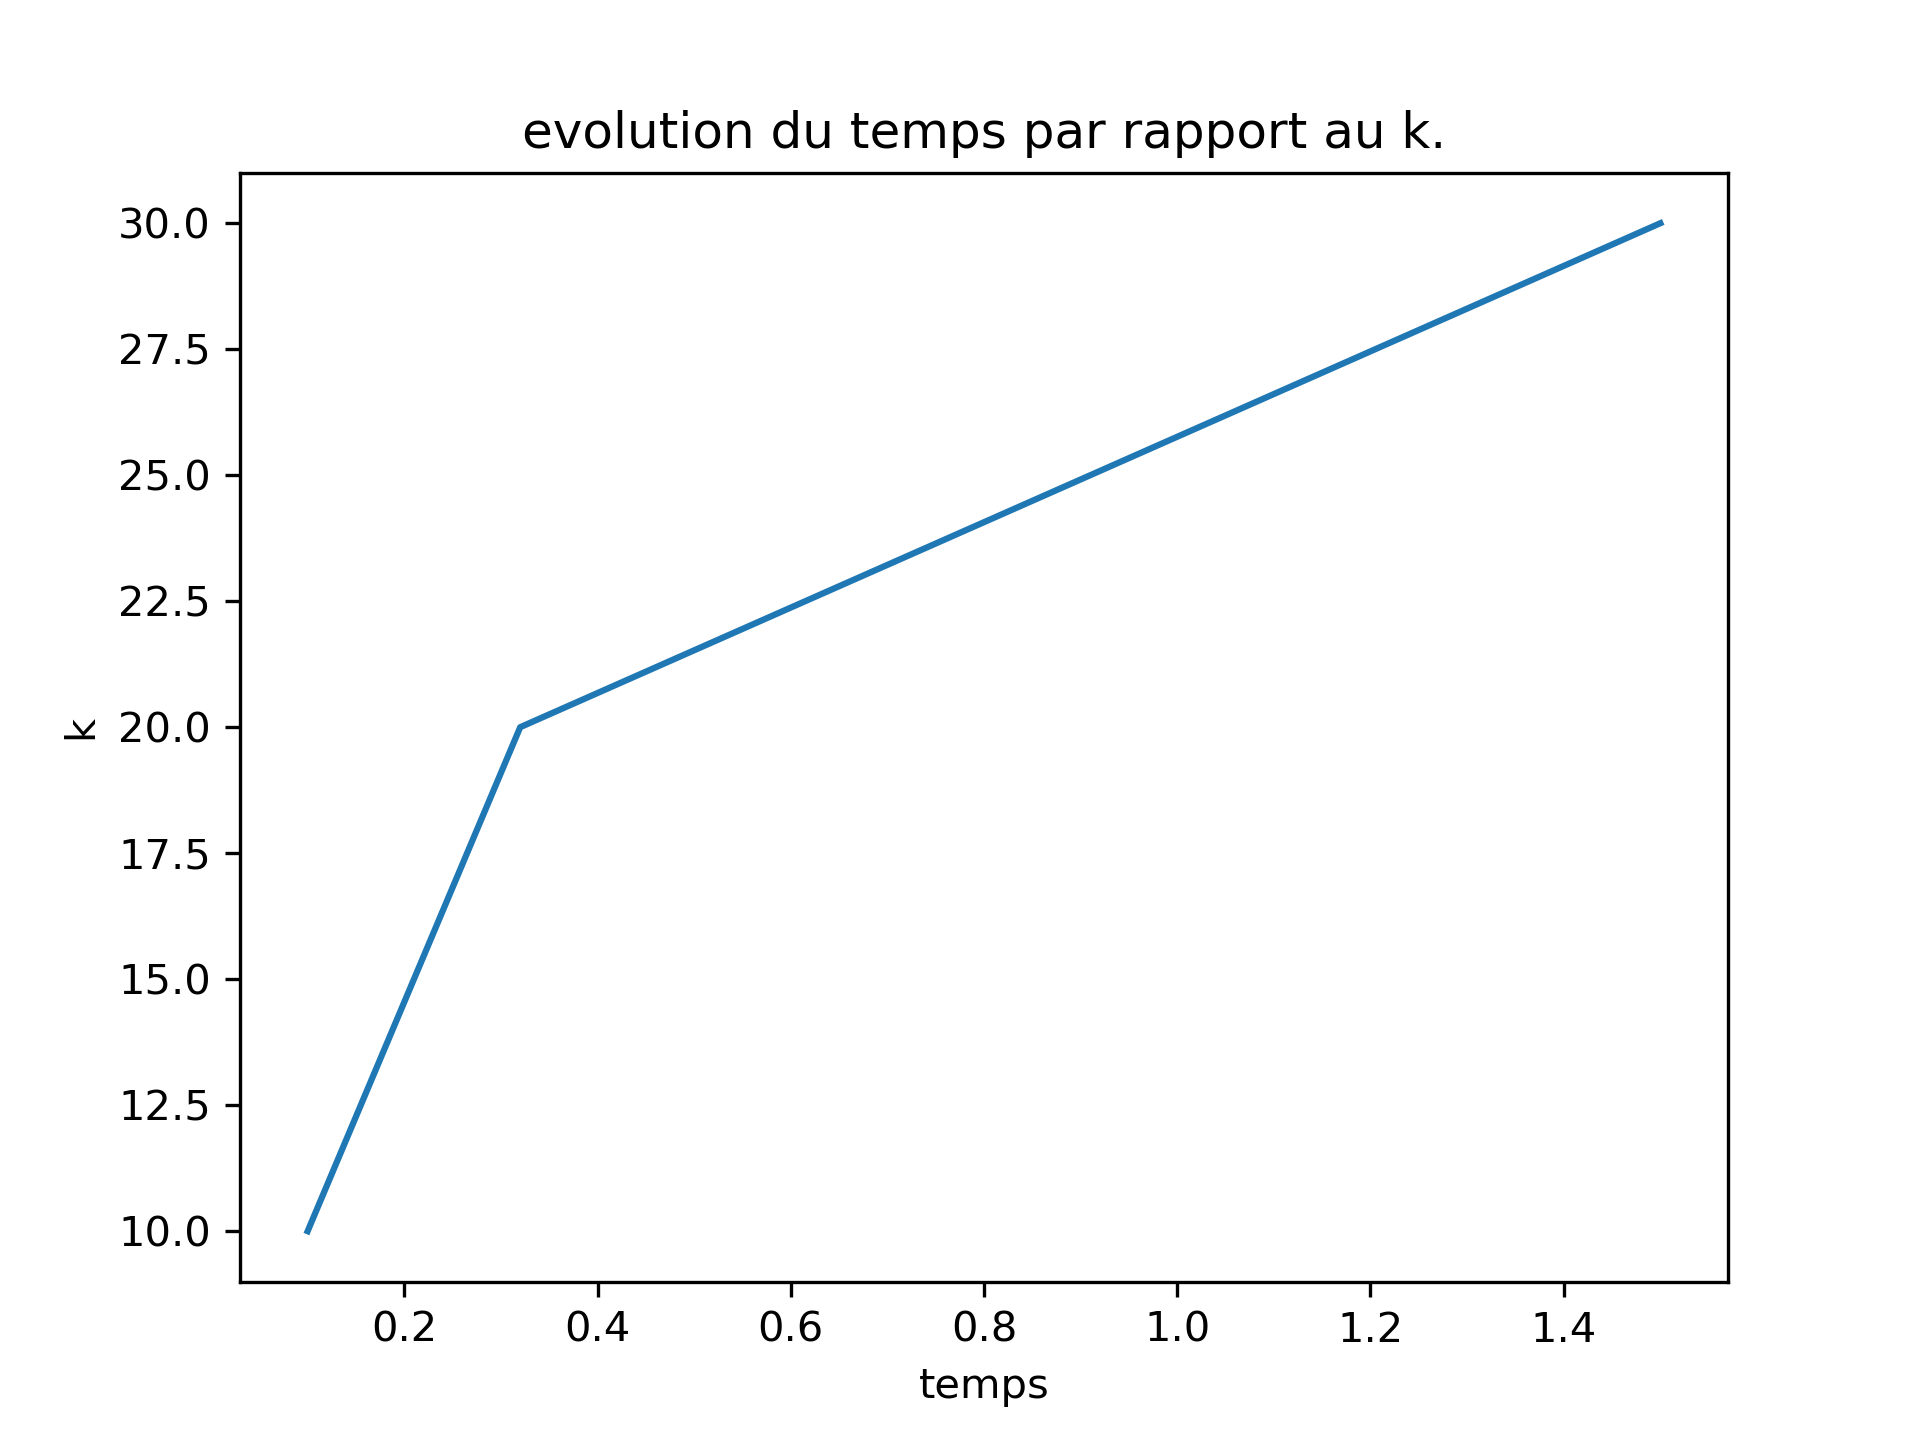

Python code for this plot:
import matplotlib.pyplot as plt

type_value1 = ""
type_value2 = ""

values1 = []
values2 = []


with open("data_time.txt") as f:
  header = f.readline().split()
  type_value1, type_value2 = header[0], header[1]

  for x in f:
    parts = x.split()
    values1.append(float(parts[0]))
    values2.append(float(parts[1]))

print(values1)
print(values2)


plt.title("evolution du "+type_value1+" par rapport au "+type_value2+".")
plt.xlabel(type_value1)
plt.ylabel(type_value2)
plt.plot(values1, values2)

plt.savefig('graphique.png', dpi=300)
